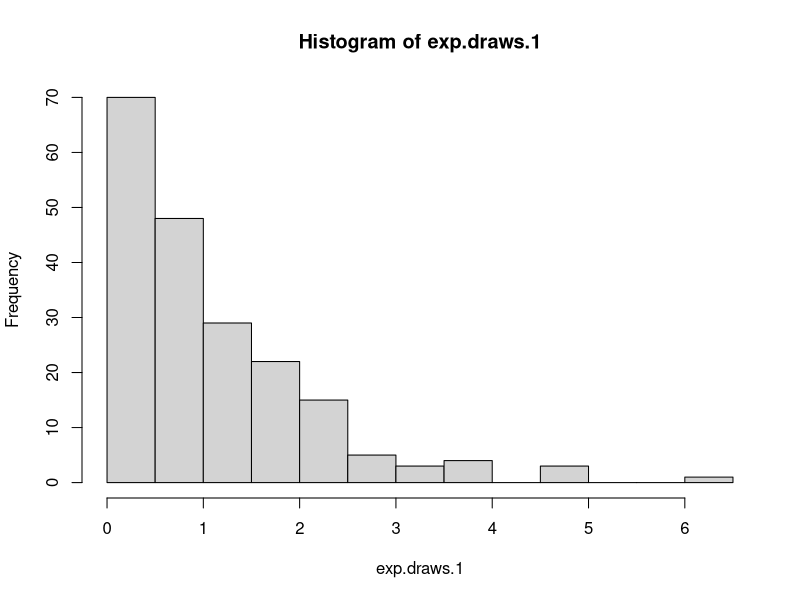
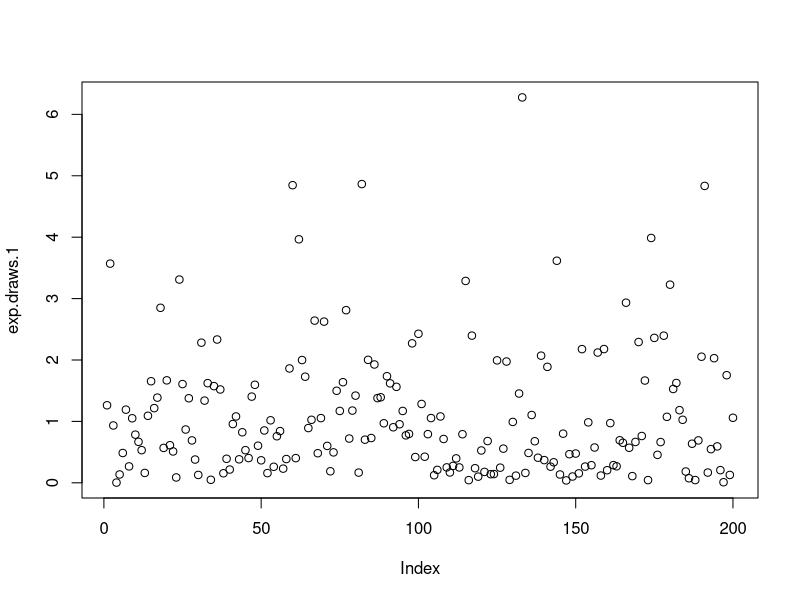
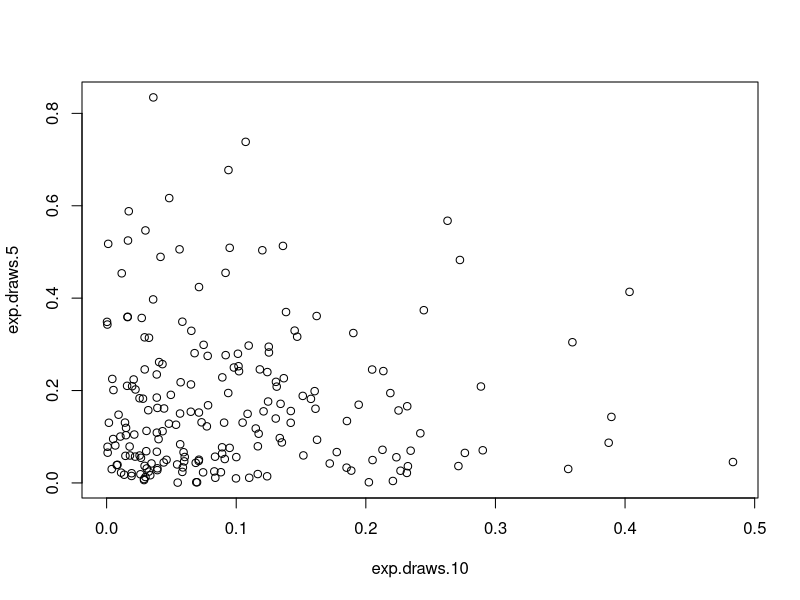
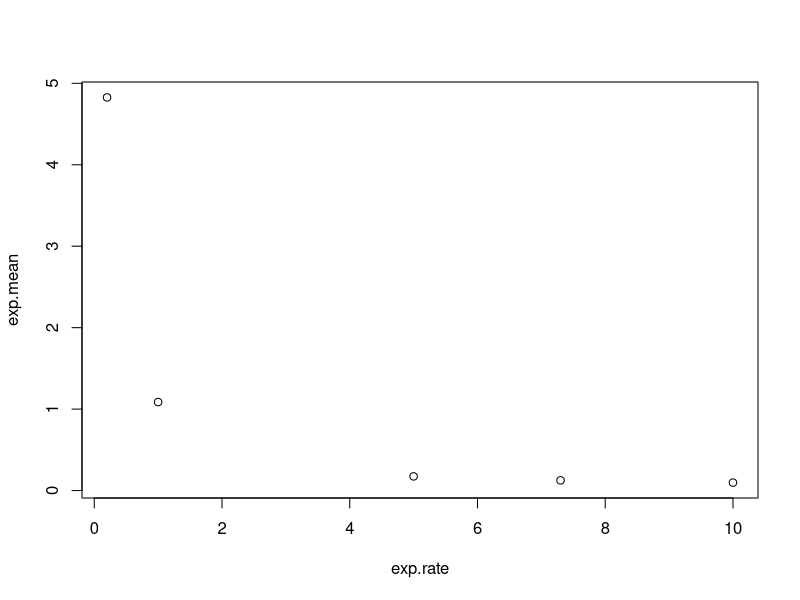
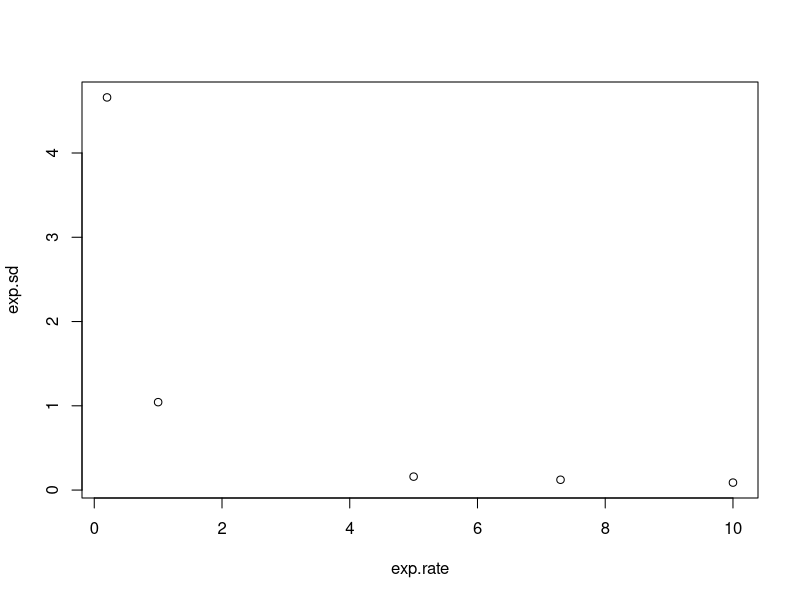
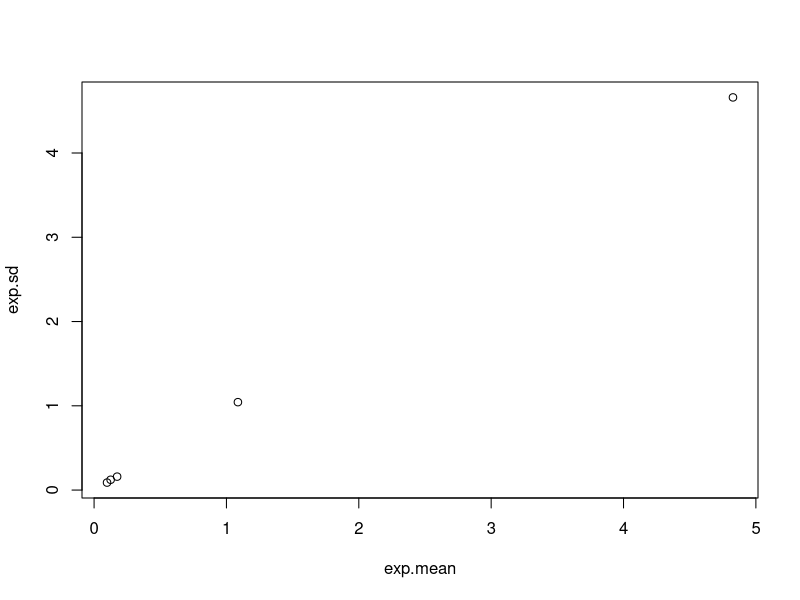

Write the R code that produced these figures, in order.
exp.draws.1=rexp(n=200, rate=1)
mean_exp.draws.1=mean(exp.draws.1)
sd_exp.draws.1=sd(exp.draws.1)

exp.draws.0.2=rexp(n=200, rate=0.2)
mean_exp.draws.0.2=mean(exp.draws.0.2)
sd_exp.draws.0.2=sd(exp.draws.0.2)

exp.draws.5=rexp(n=200, rate=5)  
mean_exp.draws.5=mean(exp.draws.5)
sd_exp.draws.5=sd(exp.draws.5)

exp.draws.7.3=rexp(n=200, rate=7.3)
mean_exp.draws.7.3=mean(exp.draws.7.3)
sd_exp.draws.7.3=sd(exp.draws.7.3)

exp.draws.10=rexp(n=200, rate=10)
mean_exp.draws.10=mean(exp.draws.10)
sd_exp.draws.10=sd(exp.draws.10)

hist(exp.draws.1)
plot(exp.draws.1)
plot(exp.draws.10,exp.draws.5)

exp.mean=c(mean_exp.draws.1,mean_exp.draws.0.2,mean_exp.draws.5,mean_exp.draws.7.3,mean_exp.draws.10)
exp.sd=c(sd_exp.draws.1,sd_exp.draws.0.2,sd_exp.draws.5,sd_exp.draws.7.3,sd_exp.draws.10)
exp.rate=c(1,0.2,5,7.3,10)

plot(x=exp.rate,y=exp.mean)
# In the figure, we can see when the rate increases, the mean decreases, and the data match the theory that mean=1/rate in an exponential distribution.
plot(x=exp.rate,y=exp.sd)
# In the figure, we can see when the rate increases, the standard deviation decreases, and the data match the theory that standard deviation=1/rate in an exponential distribution.
plot(x=exp.mean,y=exp.sd)
# In the figure, we can see when mean increases, the standard deviation increase, and the relationship between them is a linear line with interception equals zero. The data match the theory that mean=standard deviation in an exponential distribution.
